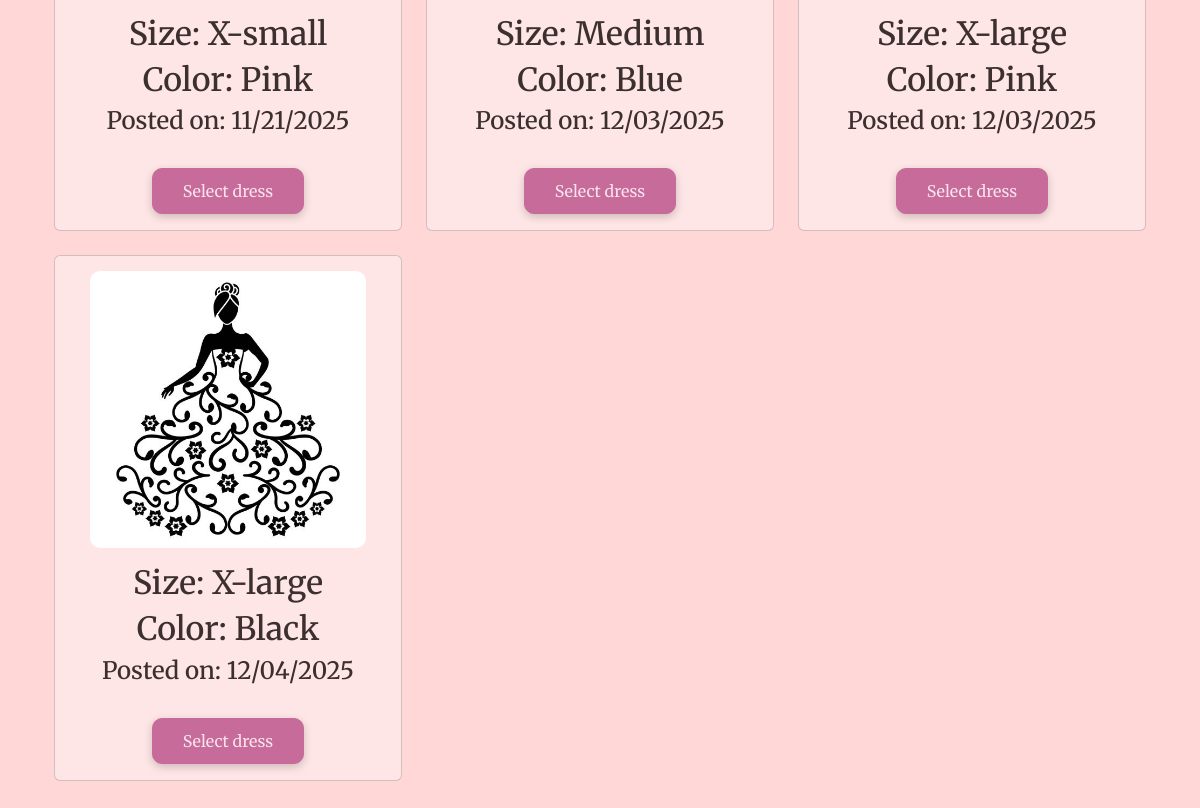
The page /catalog (signed in, lower part) on the database as committed earlier.
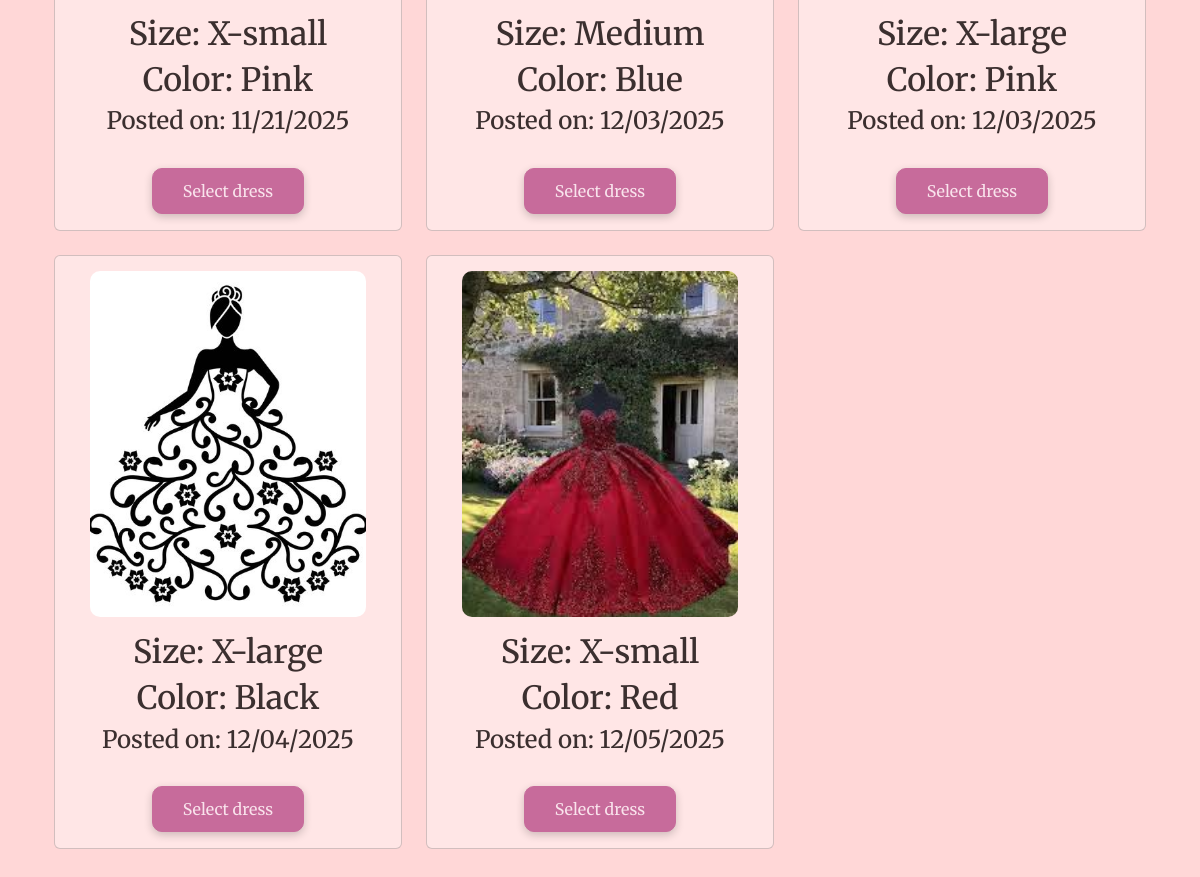
The same page on the database as committed later.
### tables this page shows
CREATE TABLE dresses (
    id INTEGER PRIMARY KEY AUTOINCREMENT,
    size TEXT NOT NULL,
    color TEXT NOT NULL,
    owner INTEGER NOT NULL,
    image_url TEXT,
    time_posted TEXT NOT NULL DEFAULT CURRENT_TIMESTAMP,
    FOREIGN KEY (owner) REFERENCES users(id)
);

### app.py (the view)
@app.route("/catalog", methods = ["GET"])
@login_required
def catalog():
    sizes = request.args.getlist("size")
    colors = request.args.getlist("color")
    db = get_db()
    catalog = db.execute("SELECT * FROM dresses WHERE id NOT IN ( SELECT dress_id FROM holdings WHERE rent_end IS NULL) AND owner != ?"
    ,( session["user_id"],)).fetchall()
    print("Catalog before filtering:", catalog)
    filtered = []
    for dress in catalog:
        if sizes and dress["size"] not in sizes:
            continue
        if colors and dress["color"] not in colors:
            continue
        filtered.append(dress)
    catalog = filtered
    return render_template("catalog.html", catalog=catalog, formatTime=formatTime)

### app.py (called while the page is built)
def get_db():
    if "db" not in g:
        g.db = sqlite3.connect(DATABASE)
        g.db.row_factory = sqlite3.Row # Enable dictionary-like row access
    return g.db

@app.after_request
def after_request(response):
    response.headers["Cache-Control"] = "no-cache, no-store, must-revalidate"
    response.headers["Expires"] = 0
    response.headers["Pragma"] = "no-cache"
    return response

### help.py (called while the page is built)
def login_required(f):
    @wraps(f)
    def decorated_function(*args, **kwargs):
        if session.get("user_id") is None:
            return redirect("/login")
        return f(*args, **kwargs)
    return decorated_function

def formatTime(value):
    try:
        date = datetime.strptime(value, "%Y-%m-%d %H:%M:%S")
        return date.strftime("%m/%d/%Y")
    except:
        return value #return original value if error occurs

### templates/catalog.html (shortened to what this page needs)
{% extends "layout.html" %}
{% block main %}
    {% if catalog|length == 0 %}
        <h3>No dresses match the selected filters. Please try different filters.</h3>
    {% else %}
        <div class="container">
            <div class="row">
                {% for dress in catalog %}
                        <div class = "col-md-4 mb-4">
                            <div class = "card dress-card">
                                <img class = "catalogImage mx-auto d-block" src='{{ dress["image_url"] }}' alt="Dress Image">
                                <div class = "card-body">
                                    <h2 class = "body-font">{{ "Size: " + dress["size"]|capitalize }}</h2>
                                    <h2 class = "body-font">{{ "Color: " + dress["color"]|title }}</h2>
                                    <h4 class = "body-font">{{ "Posted on: " + formatTime(dress["time_posted"]) }}</h4>
                                    <br>
                                    <form action = "/selectDress" method = "post">
                                        <button class="btn btn-primary body-font" type="submit">Select dress</button>
                                    </form>
                                </div>
                            </div>
                        </div>
                {% endfor %}
            </div>
        </div>
    {% endif %}
{% endblock %}

Rows that differ between the two databases and show on the page:
added dresses: image_url (picture), size "Size: X-small", color "Color: Red", time_posted "Posted on: 12/05/2025"
